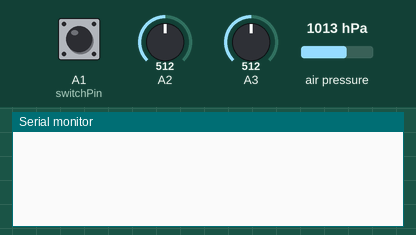
Recording of a sketch running on a simulated SparkFun Pro Micro, built with avr-gcc and run on an emulated ATmega32U4. Shown: the last lines printed to the serial monitor. Inputs (shaded band) come from the test bench; at power-on: air pressure 1013 hPa, A1 (switchPin) HIGH, A2 = 512, A3 = 512. USB keyboard and mouse output is not drawn.

Above: at 1.2 s.
1.3 s: air pressure set to 1025 hPa
At 2.5 s:
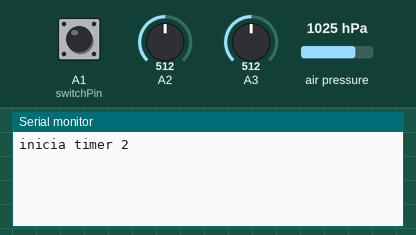
2.8 s: A1 (switchPin) pulled LOW for 0.15 s
At 3.8 s:
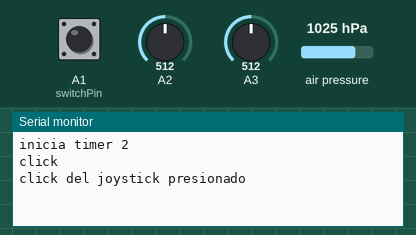
4.5 s: air pressure set to 952 hPa
At 5.0 s:
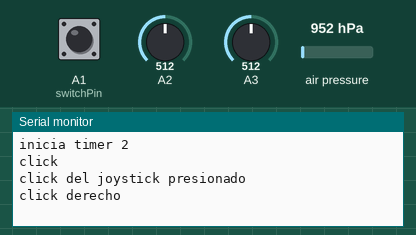
6.0 s: A1 (switchPin) pulled LOW for 0.15 s
At 7.5 s:
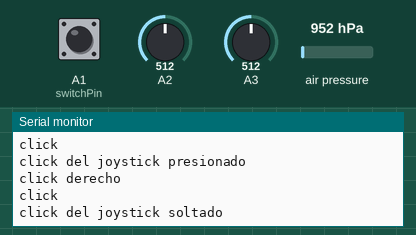

Measured:
- after the input at 1.3 s, the serial monitor: prints a new line at once (image 1)
- after the input at 2.8 s, the serial monitor: prints a new line after 0.20 s (image 2)
- after the input at 4.5 s, the serial monitor: prints a new line at once (image 3)
- after the input at 6.0 s, the serial monitor: prints a new line after 0.20 s (image 4)

The sketch:

periferico-bucal.ino
```cpp
//Mouse Bucal V3
//Mario Aguilera, C+
//Requisitos del sistema: Arduino Pro Micro, BME180, y modulo joystick

//LIBRERIAS

#include <Mouse.h>
#include <OneButton.h>      //https://github.com/mathertel/OneButton
#include <Adafruit_Sensor.h>
#include <Adafruit_BMP085.h>

Adafruit_BMP085 bmp;

//VARAIBLES Y CONSTANTES

bool estadoActualBMP;   //true si esta siendo soplado
bool estadoPrevioBMP;   //valor anterior del BMP

int intervalo = 1000;   //segundos que debe soplar para click derecho
unsigned long tiempoActual;   //variable del contador

int presionInicial;   //Presion en estado de reposo
int presionActual;    //Presion al soplar

//Pines para el joystick
const int switchPin = A1;   //switch para mantener presionado el click izquierdo
const int xAxis = A3;       //eje X del joystick
const int yAxis = A2;       //eje Y del joystick
int xReading;               //lo que lee del eje X
int yReading;               //lo que lee del eje Y

//Parametros del joystick
int range = 10;               //rango de movimiento de X e Y, MOVER ESTE PARAMETRO PARA AUMENTAR VELOCIDAD
int responseDelay = 5;        //retardo de respuesta del mouse, en ms
int threshold = range / 4;    //no c
int center = range / 2;       //valor de posición de descanso

bool lastSwitchState = false;   //ultimo estado del click, apagado = false

OneButton botonJoystick(switchPin, true, true);   //Instancia del boton del joystick

void setup() {

  pinMode(switchPin, INPUT_PULLUP);
  Serial.begin(9600);
  Mouse.begin();

  unsigned estado;
  estado = bmp.begin(0x76);   //inicializa el bmp con direccion 0x76
  if(!estado){
    Serial.println("Error en el sensor de presion");
    delay(10);
  }

  presionInicial = bmp.readPressure();    //lee el BMP
  estadoPrevioBMP = false;  //BMP sin presion

  botonJoystick.attachClick(joystickClick);
}

void loop() {

  //Lecturas
  presionActual = bmp.readPressure();
  actualizarEstadoBMP();    //se actualiza la lectura actual

  xReading = (readAxis(xAxis)*-1); //se agrego un factor inverso segun sea necesario
  yReading = (readAxis(yAxis)*-1); //se agrego un factor inverso segun sea necesario

  //Movimiento mouse
  Mouse.move(xReading, yReading, 0);

  clickMouse();   //lee si el mouse ha sido clickeado (soplado)

  botonJoystick.tick();   //lee si el boton del joystick ha hecho click
}
```

funciones.ino
```cpp
//FUNCIONES

//Funcion que lee y mapea el eje del joystick
//Entrada: entero
//Salida: distanncia
int readAxis(int thisAxis) {
  // read the analog input:
  int reading = analogRead(thisAxis);

  // map the reading from the analog input range to the output range:
  reading = map(reading, 0, 1023, 0, range);

  // if the output reading is outside from the rest position threshold, use it:
  int distance = reading - center;

  if (abs(distance) < threshold) {
    distance = 0;
  }

  // return the distance for this axis:
  return distance;
}

//Funcion que actualiza el estado del BMP, true cuando hay dif presion
//Entrada: nada
//Salida: distancia
void actualizarEstadoBMP(){
  if((presionActual - presionInicial) > 50){   //si existe dif presion
    estadoActualBMP = true;
  }
  else{
    estadoActualBMP = false;
  }
}

//Funcion que lee si se ha hecho click con el mouse
//Entrada: nada
//Salida: nada
void clickMouse(){
  if(estadoActualBMP == true){
    if(estadoActualBMP != estadoPrevioBMP){
      tiempoActual = millis();
      Serial.println("inicia timer 2");
    }
  }
  else{
    if(estadoActualBMP != estadoPrevioBMP){
      if(millis() - tiempoActual >= intervalo){
        Mouse.click(MOUSE_RIGHT);
        Serial.println("click derecho");
      }
      else{
        Mouse.click(MOUSE_LEFT);
        Serial.println("click izquierdo");
      }
    }
  }
  estadoPrevioBMP = estadoActualBMP;
}

//Funcion que se acciona cuando se clickea el switch del joystick
void joystickClick(){
  Serial.println("click");
  if(lastSwitchState == true){
    Mouse.release(MOUSE_LEFT);
    lastSwitchState = false;
    Serial.println("click del joystick soltado");
  }
  else{
    Mouse.press(MOUSE_LEFT);
    lastSwitchState = true;
    Serial.println("click del joystick presionado");
  }
}
```
